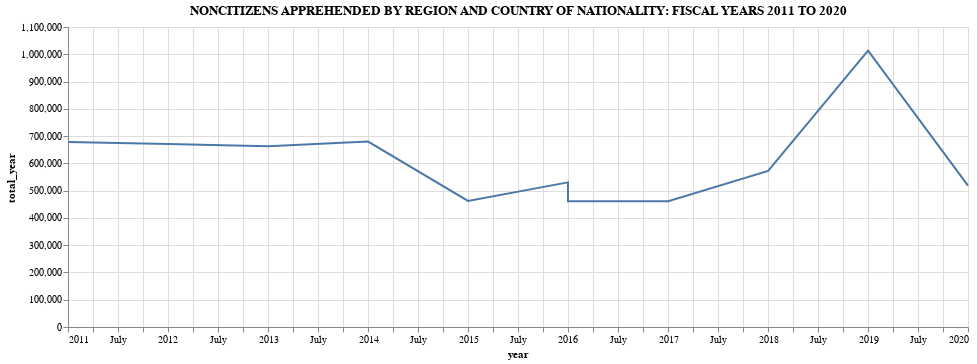

Notebook code for this chart:
### Markdown cell above
# Country and Region Break down 

NONCITIZENS APPREHENDED BY REGION AND COUNTRY OF NATIONALITY: FISCAL YEARS 2011 TO 2020

- Some daata D Data withheld to limit disclosure. 
- "-" Represents zero.
1. The counting methodology for administrative arrests by ICE Enforcement and Removal Operations (ERO) was revised to align with ICE ERO reporting for 2016; for earlier years only one administrative arrest could be counted for the same person on the same day.
2. U.S. Border Patrol (USBP) data for 2020 include USBP encounters resulting in expulsions on public health grounds under U.S. Code Title 42 in response to the COVID-19 pandemic.
3. Includes countries with fewer than 10 noncitizens apprehended or encountered per year.
    - Note: USBP data are current as of October 2020. ICE ERO data are current as of October 2020. ICE Homeland Security Investigations (HSI) data are current as of October 2020.
    - Source: U.S. Department of Homeland Security.

### Code cell
alt.Chart(total_country_immigration).mark_line().encode(
    x ="year",
    y= "total_year",
    tooltip = ["country","total_year"],).properties(title='NONCITIZENS APPREHENDED BY REGION AND COUNTRY OF NATIONALITY: FISCAL YEARS 2011 TO 2020',width=900)

### Figure 1 — Vega-Lite specification as saved in the notebook (floating-point values rounded to 4 significant figures)
{"config": {"view": {"continuousWidth": 400, "continuousHeight": 300}}, "data": {"name": "data-168d67c5cd4516d74d7d512d3ceae78c"}, "mark": "line", "encoding": {"tooltip": [{"field": "country", "type": "nominal"}, {"field": "total_year", "type": "quantitative"}], "x": {"field": "year", "type": "temporal"}, "y": {"field": "total_year", "type": "quantitative"}}, "title": "NONCITIZENS APPREHENDED BY REGION AND COUNTRY OF NATIONALITY: FISCAL YEARS 2011 TO 2020", "width": 900, "$schema": "https://vega.github.io/schema/vega-lite/v4.17.0.json", "datasets": {"data-168d67c5cd4516d74d7d512d3ceae78c": [{"year": "2011-01-01T00:00:00", "country": "Total", "region": null, "total_year": 678606}, {"year": "2012-01-01T00:00:00", "country": "Total", "region": null, "total_year": 671327}, {"year": "2013-01-01T00:00:00", "country": "Total", "region": null, "total_year": 662483}, {"year": "2014-01-01T00:00:00", "country": "Total", "region": null, "total_year": 679996}, {"year": "2015-01-01T00:00:00", "country": "Total", "region": null, "total_year": 462388}, {"year": "2016-01-01T00:00:00", "country": "Total", "region": null, "total_year": 530250}, {"year": "2016-01-01T00:00:00", "country": "Total", "region": null, "total_year": 461540}, {"year": "2017-01-01T00:00:00", "country": "Total", "region": null, "total_year": 461540}, {"year": "2018-01-01T00:00:00", "country": "Total", "region": null, "total_year": 572566}, {"year": "2019-01-01T00:00:00", "country": "Total", "region": null, "total_year": 1013539}, {"year": "2020-01-01T00:00:00", "country": "Total", "region": null, "total_year": 518597}]}}
